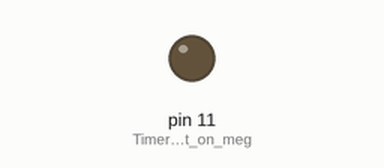
This sketch was run on a simulated Arduino Uno, built with avr-gcc and run on an emulated ATmega328P. On the bench: output pins drawn as LEDs (lit = HIGH).

Above: at 0.15 s.
Timing chart, 0 to 0.2 s (numbered marks = the images above):
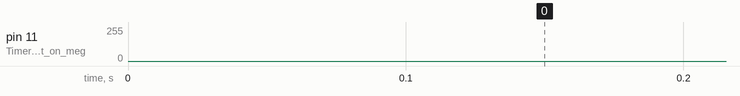

The sketch:

PSK31_part1.ino
```cpp
// PSK31 audio generation
// Jeff Whitlatch - ko7m

// 16 cycles of 32 samples each (512 bytes) of ramp-up sinusoid information.
// There is an extra byte at the end of the table with the value 0x80 which
// allows the first byte to always be at the zero crossing point whether
// ramping up or down.
char zero[] = {
  0x80, 0x80, 0x80, 0x80, 0x81, 0x81, 0x82, 0x82,
  0x83, 0x83, 0x83, 0x83, 0x83, 0x82, 0x82, 0x81,
  0x7F, 0x7E, 0x7D, 0x7B, 0x7A, 0x79, 0x78, 0x77,
  0x76, 0x76, 0x76, 0x77, 0x78, 0x79, 0x7B, 0x7D,
  0x80, 0x82, 0x85, 0x87, 0x89, 0x8B, 0x8D, 0x8E,
  0x8F, 0x8F, 0x8F, 0x8D, 0x8C, 0x89, 0x86, 0x83,
  0x7F, 0x7C, 0x78, 0x75, 0x71, 0x6E, 0x6C, 0x6B,
  0x6A, 0x6A, 0x6B, 0x6C, 0x6F, 0x72, 0x76, 0x7B,
  0x80, 0x84, 0x89, 0x8E, 0x92, 0x96, 0x99, 0x9A,
  0x9B, 0x9B, 0x9A, 0x98, 0x94, 0x90, 0x8B, 0x85,
  0x7F, 0x79, 0x73, 0x6E, 0x69, 0x64, 0x61, 0x5F,
  0x5E, 0x5E, 0x60, 0x62, 0x66, 0x6C, 0x72, 0x78,
  0x80, 0x87, 0x8E, 0x95, 0x9B, 0xA0, 0xA4, 0xA6,
  0xA7, 0xA7, 0xA5, 0xA2, 0x9D, 0x97, 0x90, 0x88,
  0x7F, 0x77, 0x6F, 0x67, 0x60, 0x5A, 0x56, 0x53,
  0x52, 0x52, 0x55, 0x59, 0x5E, 0x65, 0x6D, 0x76,
  0x80, 0x89, 0x92, 0x9B, 0xA3, 0xA9, 0xAE, 0xB2,
  0xB3, 0xB2, 0xB0, 0xAB, 0xA5, 0x9D, 0x94, 0x8A,
  0x7F, 0x75, 0x6A, 0x61, 0x58, 0x51, 0x4B, 0x48,
  0x46, 0x47, 0x4A, 0x4F, 0x56, 0x5F, 0x69, 0x74,
  0x80, 0x8B, 0x97, 0xA1, 0xAB, 0xB3, 0xB9, 0xBD,
  0xBE, 0xBD, 0xBA, 0xB4, 0xAD, 0xA3, 0x98, 0x8C,
  0x7F, 0x73, 0x66, 0x5B, 0x50, 0x48, 0x41, 0x3D,
  0x3C, 0x3D, 0x40, 0x46, 0x4F, 0x59, 0x65, 0x72,
  0x80, 0x8D, 0x9B, 0xA7, 0xB2, 0xBC, 0xC2, 0xC7,
  0xC9, 0xC8, 0xC4, 0xBD, 0xB4, 0xA9, 0x9C, 0x8E,
  0x7F, 0x71, 0x62, 0x55, 0x49, 0x3F, 0x38, 0x33,
  0x31, 0x33, 0x37, 0x3E, 0x47, 0x53, 0x61, 0x70,
  0x80, 0x8F, 0x9F, 0xAD, 0xB9, 0xC4, 0xCC, 0xD1,
  0xD2, 0xD1, 0xCD, 0xC5, 0xBB, 0xAE, 0xA0, 0x90,
  0x7F, 0x6F, 0x5F, 0x50, 0x42, 0x37, 0x2F, 0x2A,
  0x28, 0x29, 0x2E, 0x36, 0x41, 0x4E, 0x5D, 0x6E,
  0x80, 0x91, 0xA2, 0xB2, 0xC0, 0xCB, 0xD4, 0xD9,
  0xDB, 0xDA, 0xD5, 0xCD, 0xC1, 0xB3, 0xA3, 0x92,
  0x7F, 0x6D, 0x5B, 0x4B, 0x3C, 0x30, 0x27, 0x21,
  0x1F, 0x21, 0x26, 0x2F, 0x3B, 0x49, 0x5A, 0x6C,
  0x80, 0x93, 0xA5, 0xB6, 0xC6, 0xD2, 0xDC, 0xE1,
  0xE4, 0xE2, 0xDC, 0xD3, 0xC7, 0xB8, 0xA6, 0x93,
  0x7F, 0x6C, 0x58, 0x46, 0x37, 0x2A, 0x20, 0x1A,
  0x18, 0x19, 0x1F, 0x29, 0x35, 0x45, 0x57, 0x6B,
  0x80, 0x94, 0xA8, 0xBB, 0xCB, 0xD8, 0xE2, 0xE9,
  0xEB, 0xE9, 0xE3, 0xD9, 0xCC, 0xBC, 0xA9, 0x95,
  0x7F, 0x6A, 0x56, 0x43, 0x32, 0x24, 0x1A, 0x13,
  0x11, 0x13, 0x19, 0x23, 0x31, 0x42, 0x55, 0x6A,
  0x80, 0x95, 0xAB, 0xBE, 0xCF, 0xDD, 0xE8, 0xEF,
  0xF1, 0xEF, 0xE9, 0xDE, 0xD0, 0xBF, 0xAB, 0x96,
  0x7F, 0x69, 0x53, 0x3F, 0x2E, 0x1F, 0x15, 0x0E,
  0x0B, 0x0D, 0x14, 0x1F, 0x2D, 0x3F, 0x53, 0x69,
  0x80, 0x96, 0xAD, 0xC1, 0xD3, 0xE2, 0xED, 0xF4,
  0xF6, 0xF4, 0xED, 0xE2, 0xD4, 0xC2, 0xAD, 0x97,
  0x7F, 0x68, 0x52, 0x3D, 0x2B, 0x1C, 0x10, 0x09,
  0x07, 0x09, 0x10, 0x1B, 0x2A, 0x3C, 0x51, 0x68,
  0x80, 0x97, 0xAE, 0xC3, 0xD6, 0xE5, 0xF0, 0xF7,
  0xFA, 0xF8, 0xF1, 0xE6, 0xD6, 0xC4, 0xAF, 0x98,
  0x7F, 0x67, 0x50, 0x3B, 0x28, 0x19, 0x0D, 0x06,
  0x04, 0x06, 0x0D, 0x18, 0x28, 0x3A, 0x50, 0x67,
  0x80, 0x98, 0xAF, 0xC5, 0xD8, 0xE7, 0xF3, 0xFA,
  0xFD, 0xFA, 0xF3, 0xE8, 0xD8, 0xC5, 0xB0, 0x98,
  0x7F, 0x67, 0x4F, 0x3A, 0x27, 0x17, 0x0B, 0x04,
  0x01, 0x04, 0x0B, 0x17, 0x26, 0x39, 0x4F, 0x67,
  0x80, 0x98, 0xB0, 0xC6, 0xD9, 0xE9, 0xF4, 0xFC,
  0xFE, 0xFC, 0xF5, 0xE9, 0xD9, 0xC6, 0xB0, 0x98,
  0x7F, 0x67, 0x4F, 0x39, 0x26, 0x16, 0x0A, 0x03,
  0x01, 0x03, 0x0A, 0x16, 0x26, 0x39, 0x4F, 0x67,
  0x80
};

// The last 32 bytes (33 with the extra on the end) define a single cycle of
// full amplitude sinusoid.
#define one (&zero[15*32])

// Useful macros for setting and resetting bits
#define cbi(sfr, bit) (_SFR_BYTE(sfr) &= ~_BV(bit))
#define sbi(sfr, bit) (_SFR_BYTE(sfr) |= _BV(bit))

// Variables used by the timer ISR to generate sinusoidal information.
volatile char *pbSine = &zero[0];
volatile int   cbSine = 512;
volatile char  ix     = 1;
volatile char  phase  = 1;

// PSK31 engine

// Setup timer2 with prescaler = 1, PWM mode to phase correct PWM
// See the ATMega datasheet for all the gory details

// This is not quite right for PSK31 as it is 32 us vs. 31.25 us
void timer2Setup()
{
  // Clock prescaler = 1
  sbi (TCCR2B, CS20);    // 001 = no prescaling
  cbi (TCCR2B, CS21);
  cbi (TCCR2B, CS22);

  // Phase Correct PWM
  cbi (TCCR2A, COM2A0);  // 10 = clear OC2A on compare match when up counting
  sbi (TCCR2A, COM2A1);  //      set OC2A on compare match when down counting

  // Mode 1
  sbi (TCCR2A, WGM20);   // 101 = Mode 5 uses OCR2A as top value rather than 0xff
  cbi (TCCR2A, WGM21);
}

// Timer 2 interrupt service routine (ISR).
//
// Grab the next phase point from the table and set the amplitude value
// of the sinusoid being constructed.  For a one bit, set 512 phase points
// (16 amplitudes of 32 samples each) to ramp down to zero and then immediately
// back up to full amplitude for a total of 1024 phase points.
//
// For a zero bit, there is not amplitude or phase change, so we just
// play 32 phase points of full amplitude data 32 times for a total of
// 1024 phase points.
//
// Each end of the ramp-up table starts with a zero crossing byte, so there
// is one extra byte in the table (513 entries).  Ramping up plays bytes 0 -> 511
// and ramping down plays bytes 512 -> 1 allowing each direction to start at the
// zero crossing point.
ISR(TIMER2_OVF_vect)
{
  // Set current amplitude value for the sine wave being constructed taking
  // care to invert the phase when processing the table in reverse order.
  OCR2A = *(pbSine) * ix * phase;
  pbSine += ix;
  if (0 == --cbSine)
  {
    cbSine = 512;

    // When we get done ramping down, phase needs to change
    if (ix < 0) phase = -phase;
    ix = -ix;
  }
}

void setup()
{
  // PWM output for timer2 is pin 10 on the ATMega2560
  // If you use an ATMega328 (such as the UNO) you need to make this pin 11
  // See https://spreadsheets.google.com/pub?key=rtHw_R6eVL140KS9_G8GPkA&gid=0
  pinMode(11, OUTPUT);      // Timer 2 PWM output on mega256 is pin 10

  // Set up timer2 to a phase correct 32kHz clock
  timer2Setup();

  sbi (TIMSK2, TOIE2);   // Enable timer 2.
}

void loop()
{

}
```
